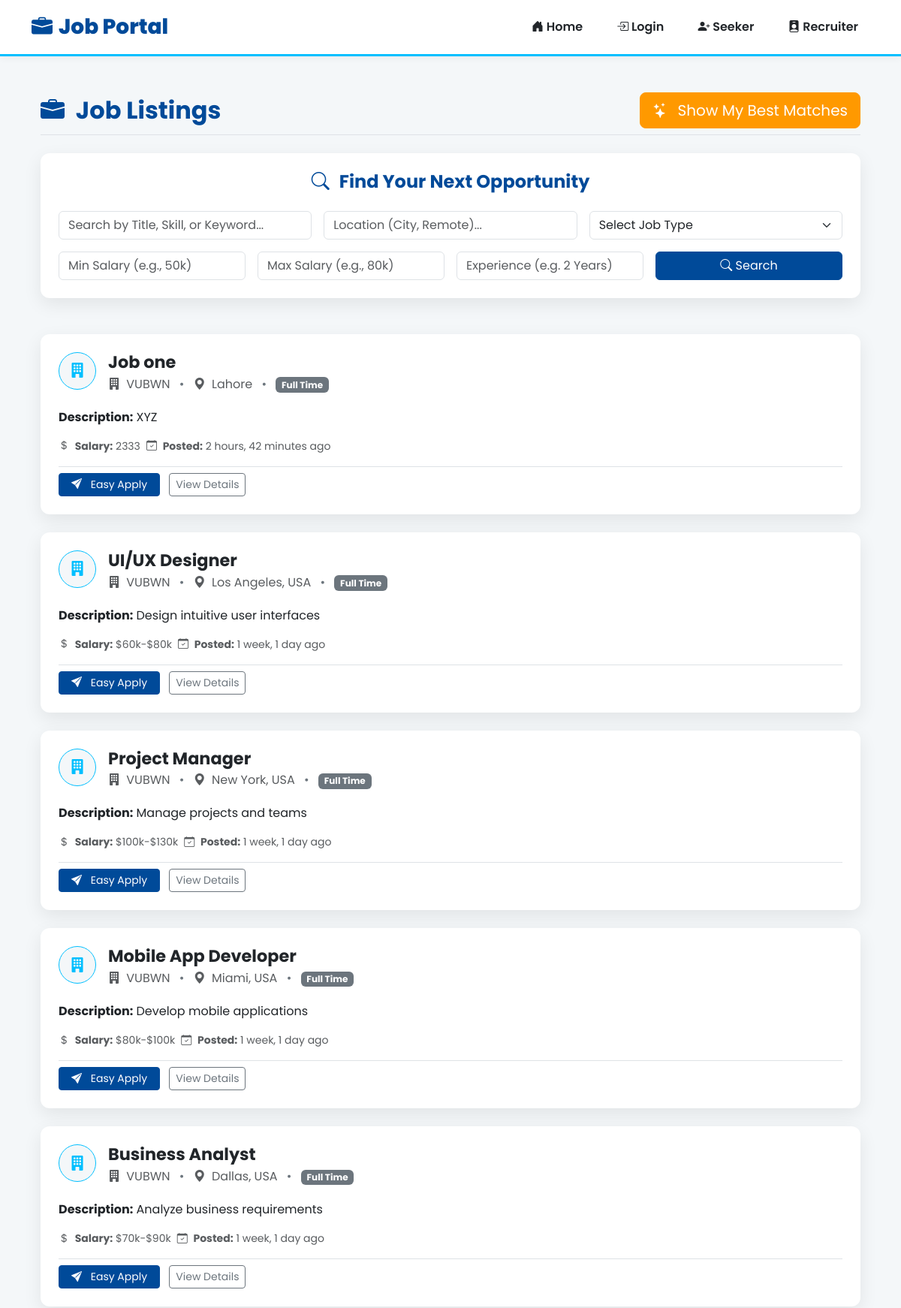
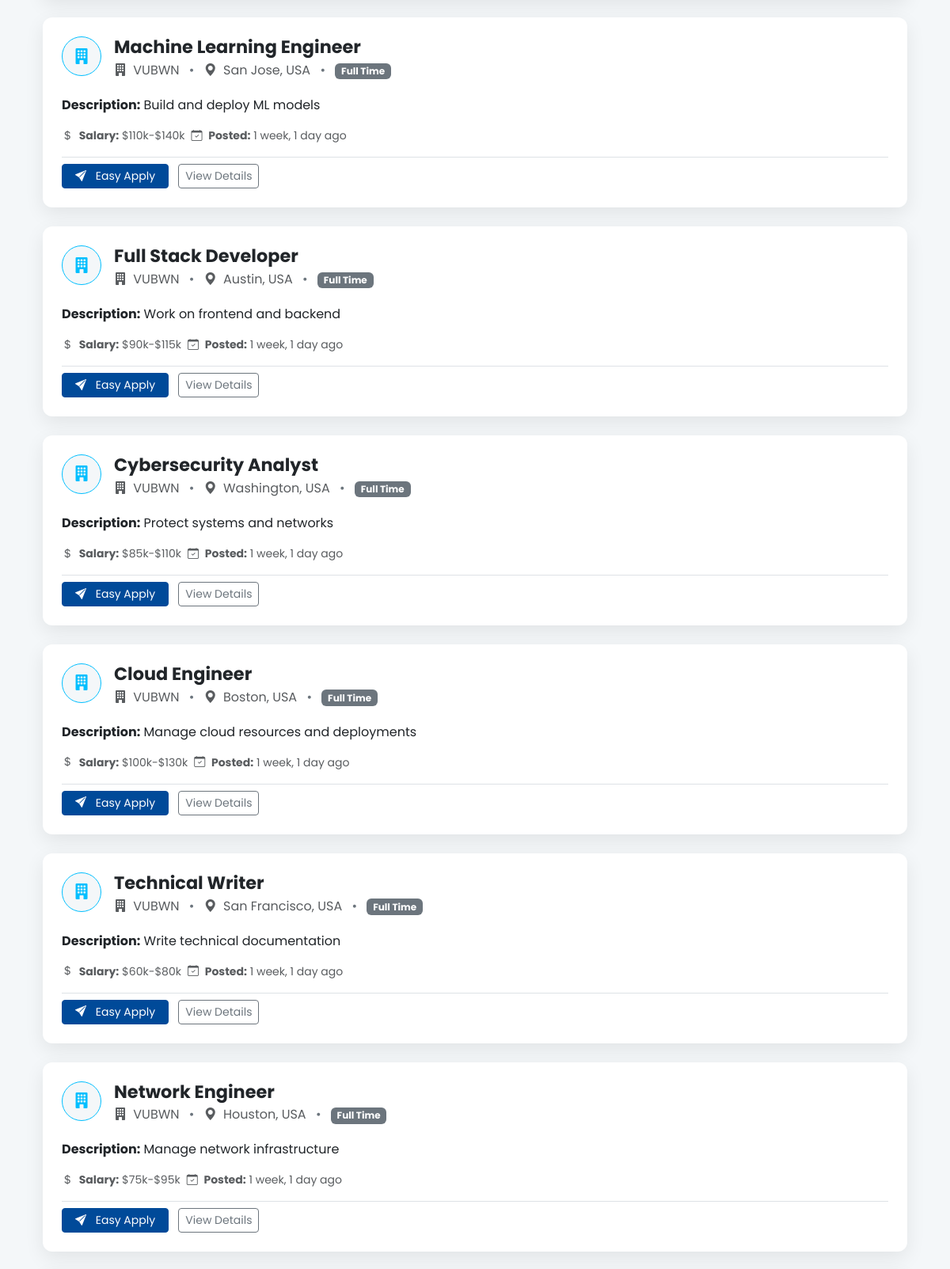
Page /seeker/home/ (upper part) on the committed database (2 pictures, top to bottom).
### myapp/models.py (models this page shows, shortened)
class Job(models.Model):
    JOB_TYPES = [
        ('full-time', 'Full Time'),
        ('part-time', 'Part Time'),
        ('internship', 'Internship'),
        ('contract', 'Contract'),
    ]
    JOB_STATUS = [
        ('active', 'Active'),
        ('deactivate', 'Deactivate'),
        ('closed', 'Closed'),
    ]
    job_id = models.AutoField(primary_key=True)
    recruiter = models.ForeignKey(Recruiter, on_delete=models.CASCADE, related_name='jobs')
    title = models.CharField(max_length=255)
    description = models.TextField()
    requirements = models.TextField()
    skills = models.TextField(
        blank=True,
        null=True,
        help_text="Enter skills as comma-separated values, e.g., Python, Django, AWS"
    )
    location = models.CharField(max_length=255)
    salary_range = models.CharField(max_length=255, blank=True, null=True)
    employment_type = models.CharField(max_length=20, choices=JOB_TYPES)
    posted_at = models.DateTimeField(auto_now_add=True)
    updated_at = models.DateTimeField(auto_now=True)
    status = models.CharField(max_length=20, choices=JOB_STATUS, default='active')

class Company(models.Model):
    company_id = models.AutoField(primary_key=True)
    recruiter = models.OneToOneField(Recruiter, on_delete=models.CASCADE)  # one recruiter → one company
    name = models.CharField(max_length=255)
    website = models.URLField(blank=True, null=True)
    description = models.TextField(blank=True, null=True)
    created_at = models.DateTimeField(auto_now_add=True)

### myapp/views.py (the view, shortened to what this page needs)
# urls.py: path('seeker/home/', views.seeker_home, name='seeker_home'),
def seeker_home(request):
    query = request.GET.get('q', '').strip()
    location = request.GET.get('location', '').strip()
    job_type = request.GET.get('job_type', '').strip()
    min_salary = request.GET.get('min_salary', '').strip()
    max_salary = request.GET.get('max_salary', '').strip()
    experience = request.GET.get('experience', '').strip()
    jobs = Job.objects.filter(status="active")
    if location:
        jobs = jobs.filter(location__icontains=location)
    if job_type:
        jobs = jobs.filter(employment_type=job_type)
    if min_salary:
        jobs = jobs.filter(salary_range__regex=rf'^{min_salary}|{min_salary,}')
    if max_salary:
        jobs = jobs.filter(salary_range__regex=rf'.*{max_salary}$|{max_salary,}')
    if experience:
        jobs = jobs.filter(requirements__icontains=experience)
    context = {
        "jobs": jobs.select_related("recruiter__company").order_by('-posted_at'),
    }
    return render(request, "seeker_home.html", context)

### templates/seeker_home.html (shortened to what this page needs)
{% extends "base.html" %}
{% block content %}
<div class="container my-5">
    <div class="d-flex justify-content-between align-items-center mb-4 pb-2 border-bottom">
        <h2 class="fw-bold mb-0" style="color: var(--primary-color);">
            <i class="bi bi-briefcase-fill me-2"></i> Job Listings
        </h2>
        <a href="{% url 'match_jobs_for_seeker' %}" class="btn btn-lg" style="background-color: var(--accent-color); border-color: var(--accent-color); color: white;">
            <i class="bi bi-stars me-2"></i> Show My Best Matches
        </a>
    </div>
    <div class="card-form mb-5 p-4">
        <h4 class="mb-4 fw-bold text-center" style="color: var(--primary-color);"><i class="bi bi-search me-2"></i> Find Your Next Opportunity</h4>
        <form method="get" action="" class="row g-3">
            <div class="col-md-4">
                <input type="text" name="q" class="form-control"
                    placeholder="Search by Title, Skill, or Keyword..."
                    value="{{ request.GET.q }}">
            </div>
            <div class="col-md-4">
                <input type="text" name="location" class="form-control"
                    placeholder="Location (City, Remote)..."
                    value="{{ request.GET.location }}">
            </div>
            <div class="col-md-4">
                <select name="job_type" class="form-select">
                    <option value="">Select Job Type</option>
                </select>
            </div>
            <div class="col-md-3">
                <input type="text" name="min_salary" class="form-control"
                    placeholder="Min Salary (e.g., 50k)"
                    value="{{ request.GET.min_salary }}">
            </div>
            <div class="col-md-3">
                <input type="text" name="max_salary" class="form-control"
                    placeholder="Max Salary (e.g., 80k)"
                    value="{{ request.GET.max_salary }}">
            </div>
            <div class="col-md-3">
                <input type="text" name="experience" class="form-control"
                    placeholder="Experience (e.g. 2 Years)"
                    value="{{ request.GET.experience }}">
            </div>
            <div class="col-md-3">
                <button type="submit" class="btn btn-primary w-100">
                    <i class="bi bi-search"></i> Search
                </button>
            </div>
        </form>
    </div>
    <div class="row">
        {% for job in jobs %}
        <div class="col-md-12 mb-4">
            <div class="card-form p-4 d-flex flex-column h-100 job-listing-card">
                <div class="d-flex align-items-start mb-3">
                    <div class="me-3 p-2 rounded-circle border d-flex align-items-center justify-content-center" style="width: 50px; height: 50px; flex-shrink: 0; background-color: var(--light-bg); border-color: var(--secondary-color) !important;">
                        <i class="bi bi-building-fill text-muted h5 mb-0" style="color: var(--secondary-color) !important;"></i>
                    </div>
                    <div class="flex-grow-1">
                        <h4 class="card-title mb-1 fw-bold" style="font-size: 1.4rem;">
                            <a href="{% url 'job_detail' job.job_id %}" class="text-dark text-decoration-none hover-secondary">{{ job.title }}</a>
                        </h4>
                        <p class="card-text mb-1 text-muted">
                            <i class="bi bi-building-fill me-1"></i> {{ job.recruiter.company.name }}
                            <span class="text-secondary mx-2">•</span>
                            <i class="bi bi-geo-alt-fill me-1"></i> {{ job.location }}
                            <span class="text-secondary mx-2">•</span>
                            <span class="badge bg-secondary">{{ job.get_employment_type_display }}</span>
                        </p>
                    </div>
                </div>
                <p class="card-text text-dark">
                    <strong>Description:</strong> {{ job.description|truncatewords:30 }}
                </p>
                <div class="row g-2 small text-muted mb-3">
                    <div class="col-auto">
                        <i class="bi bi-currency-dollar me-1" style="color: var(--success-color);"></i> <strong>Salary:</strong> {{ job.salary_range }}
                    </div>
                    <div class="col-auto">
                        <i class="bi bi-calendar-check me-1"></i> <strong>Posted:</strong> {{ job.posted_at|timesince }} ago
                    </div>
                </div>
                <div class="mt-auto pt-2 border-top">
                    {% if job.status == 'active' %}
                        <form method="post" action="{% url 'apply_job' job.job_id %}" class="d-inline">
                            <button type="submit" class="btn btn-primary btn-sm px-3">
                                <i class="bi bi-send-fill me-2"></i> Easy Apply
                            </button>
                        </form>
                    {% endif %}
                    <a href="{% url 'job_detail' job.job_id %}" class="btn btn-outline-secondary btn-sm ms-2">View Details</a>
                </div>
            </div>
        </div>
        {% empty %}
        <div class="col-12">
            <div class="alert alert-info text-center p-4" role="alert">
                <i class="bi bi-info-circle-fill me-2"></i> No jobs found matching your criteria. Try broadening your search!
            </div>
        </div>
        {% endfor %}
    </div>
</div>
{% endblock %}

### templates/base.html (style rules this page uses)
:root { --primary-color: #004a99; --secondary-color: #00bfff; --accent-color: #ff9900; --text-color: #212529; --light-bg: #f4f7f9; --card-bg: #ffffff; --card-shadow: 0 8px 25px rgba(0, 0, 0, 0.08); --transition-speed: 0.3s; }
body { background-color: var(--light-bg); font-family: 'Poppins', sans-serif; color: var(--text-color); min-height: 100vh; display: flex; flex-direction: column; }
.card-form, .table-responsive, .feature-card { background-color: var(--card-bg); padding: 30px; border-radius: 12px; box-shadow: var(--card-shadow); border: none; }
.btn-primary { background-color: var(--primary-color); border-color: var(--primary-color); }

### rows in the picture
Job: title "Job one", recruiter.company.name "VUBWN", location "Lahore", employment_type "Full Time", description "XYZ", salary_range "2333", posted_at "2 hours, 42 minutes", status "active" (drawn)
Job: title "UI/UX Designer", recruiter.company.name "VUBWN", location "Los Angeles, USA", employment_type "Full Time", description "Design intuitive user interfaces", salary_range "$60k-$80k", posted_at "1 week, 1 day", status "active" (drawn)
Job: title "Project Manager", recruiter.company.name "VUBWN", location "New York, USA", employment_type "Full Time", description "Manage projects and teams", salary_range "$100k-$130k", posted_at "1 week, 1 day", status "active" (drawn)
Job: title "Mobile App Developer", recruiter.company.name "VUBWN", location "Miami, USA", employment_type "Full Time", description "Develop mobile applications", salary_range "$80k-$100k", posted_at "1 week, 1 day", status "active" (drawn)
Job: title "Business Analyst", recruiter.company.name "VUBWN", location "Dallas, USA", employment_type "Full Time", description "Analyze business requirements", salary_range "$70k-$90k", posted_at "1 week, 1 day", status "active" (drawn)
Job: title "Machine Learning Engineer", recruiter.company.name "VUBWN", location "San Jose, USA", employment_type "Full Time", description "Build and deploy ML models", salary_range "$110k-$140k", posted_at "1 week, 1 day", status "active" (drawn)
Job: title "Full Stack Developer", recruiter.company.name "VUBWN", location "Austin, USA", employment_type "Full Time", description "Work on frontend and backend", salary_range "$90k-$115k", posted_at "1 week, 1 day", status "active" (drawn)
Job: title "Cybersecurity Analyst", recruiter.company.name "VUBWN", location "Washington, USA", employment_type "Full Time", description "Protect systems and networks", salary_range "$85k-$110k", posted_at "1 week, 1 day", status "active" (drawn)
Job: title "Cloud Engineer", recruiter.company.name "VUBWN", location "Boston, USA", employment_type "Full Time", description "Manage cloud resources and deployments", salary_range "$100k-$130k", posted_at "1 week, 1 day", status "active" (drawn)
Job: title "Technical Writer", recruiter.company.name "VUBWN", location "San Francisco, USA", employment_type "Full Time", description "Write technical documentation", salary_range "$60k-$80k", posted_at "1 week, 1 day", status "active" (drawn)
Job: title "Network Engineer", recruiter.company.name "VUBWN", location "Houston, USA", employment_type "Full Time", description "Manage network infrastructure", salary_range "$75k-$95k", posted_at "1 week, 1 day", status "active" (drawn)
